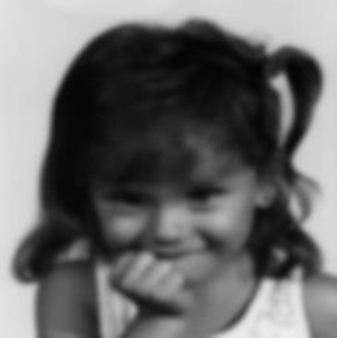
%> input picture src/bocil.png, 337 x 338 px
$ octave bocil_blurred.m   (GNU Octave 9; MATLAB toolbox functions it lacks are replaced by stand-ins)
%> lines starting %> are read from the running program, lines starting %| are printed output that depends on the picture
### src/wiener_glpf.m
function wiener_glpf = wiener_glpf (blured,D0,K)
    [N,M,depth] = size(blured);

    image = blured;

    u = 0:(N-1);
    v = 0:(M-1);
    idx = find(u > N/2);
    u(idx) = u(idx) - N;
    idy = find(v > M/2);
    v(idy) = v(idy) - M;
    [V, U] = meshgrid(v, u);
    D = sqrt(U.^2 + V.^2);
    H = exp(-(D.^2)./(2*(D0^2)));
    H = fftshift(H);

    abskuadrath = conj(H) .* H;
    wienerfilter = (1./H) .* (abskuadrath./(abskuadrath + K));

    hasil = zeros(size(blured));

    for i = 1: depth
        channel = image(:,:,i);
        G = fftshift(fft2(channel));

        hasilchanel = G .* wienerfilter;

        hasilchanel = ifftshift(hasilchanel);
        restore_chanel = real(ifft2(hasilchanel));

        hasil(:,:,i) = abs(restore_chanel);

    end
    hasil = mat2gray(hasil);
    wiener_glpf = hasil;
end

### src/bocil_blurred.m
[gambar,map] = imread('bocil.png');
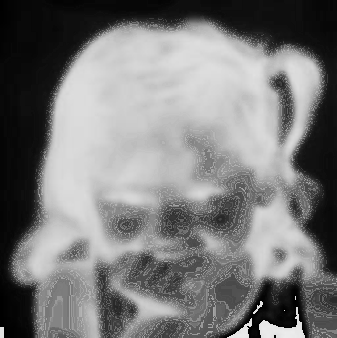
%> gambar: size 338x337 uint8; min 0, max 236, mean 122
%> map = 237 rows, first 12: [0.886 0.886 0.886; 0.882 0.882 0.882; 0.878 0.878 0.878; 0.875 0.875 0.875; 0.871 0.871 0.871; 0.867 0.867 0.867; 0.863 0.863 0.863; 0.855 0.855 0.855; 0.851 0.851 0.851; 0.859 0.859 0.859; 0.847 0.847 0.847; 0.843 0.843 0.843]
gambar = ind2rgb(gambar,map);
%> gambar: size 338x337x3 double
hasil = wiener_glpf(gambar,20,0.01);
%> the loop in wiener_glpf, `for i = 1: depth` made 3 passes
%> pass 1, in wiener_glpf, `restore_chanel = real(ifft2(hasilchanel));`:
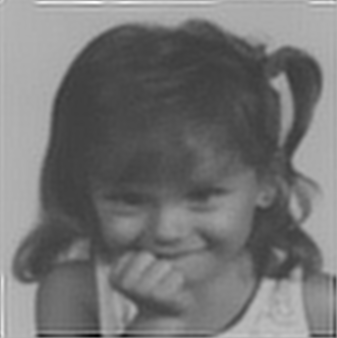
%> restore_chanel: size 338x337 double; min -0.464, max 1.44, mean 0.409; drawn with min black and max white
%> after the loop in wiener_glpf, `for i = 1: depth`:
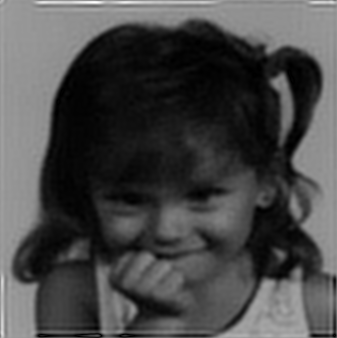
%> hasil: size 338x337x3 double; min 5.76e-06, max 1.44, mean 0.41; drawn with min black and max white
imshow(hasil)
